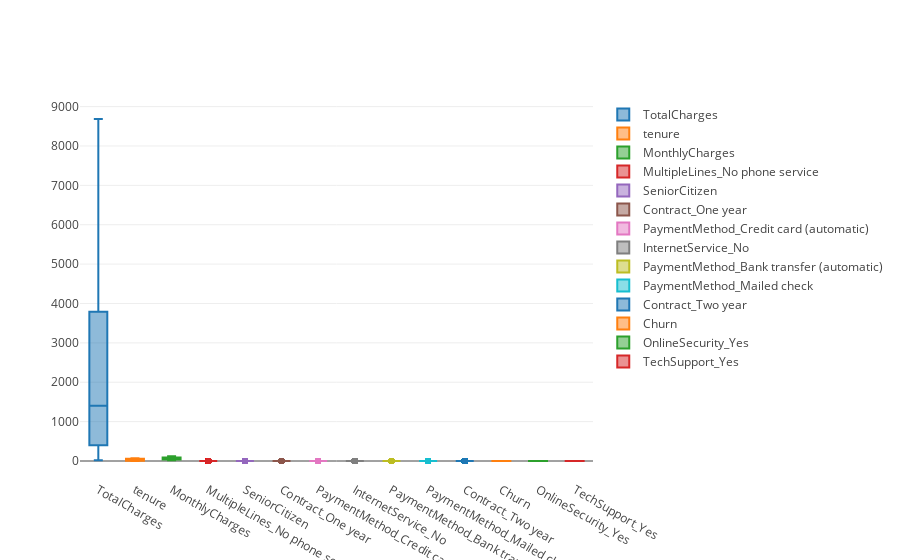

Notebook code cell kept with this figure:
### Code cell
data = trace
plotly.offline.iplot(data)

### Figure 1 — Plotly figure (JSON) as saved in the notebook; plotly's stock layout.template omitted (floating-point values rounded to 4 significant figures; data arrays with more than 128 entries replaced by an {"elided": "..."} marker saying what was removed)
{"data": [{"name": "TotalCharges", "type": "box", "uid": "b5218cee-6250-4a29-a5bf-0a1199c863aa", "y": {"elided": "7043 float values"}}, {"name": "tenure", "type": "box", "uid": "98e4aa7a-aaed-4205-b87b-1c5cffd8300f", "y": {"elided": "7043 int values"}}, {"name": "MonthlyCharges", "type": "box", "uid": "fd5e18c3-d363-4ded-ba35-07e2d536e482", "y": {"elided": "7043 float values"}}, {"name": "MultipleLines_No phone service", "type": "box", "uid": "65300005-b95e-41ad-b0a3-afbdfbae2553", "y": {"elided": "7043 int values"}}, {"name": "SeniorCitizen", "type": "box", "uid": "4fe20227-0297-4ca9-93cf-81005a1ae44d", "y": {"elided": "7043 int values"}}, {"name": "Contract_One year", "type": "box", "uid": "20d591b4-afae-4724-a24b-b08e58c238b9", "y": {"elided": "7043 int values"}}, {"name": "PaymentMethod_Credit card (automatic)", "type": "box", "uid": "9605b3e9-99a7-49ce-af0e-cdc8fc726ace", "y": {"elided": "7043 int values"}}, {"name": "InternetService_No", "type": "box", "uid": "61afabfc-6a68-4e3b-abdb-c627f6820aab", "y": {"elided": "7043 int values"}}, {"name": "PaymentMethod_Bank transfer (automatic)", "type": "box", "uid": "03ecda2e-cbc2-4e4d-810e-4d1cb8cf6e27", "y": {"elided": "7043 int values"}}, {"name": "PaymentMethod_Mailed check", "type": "box", "uid": "e6319ca9-4d12-4080-a348-4dca4ef87cc7", "y": {"elided": "7043 int values"}}, {"name": "Contract_Two year", "type": "box", "uid": "163f2d04-1fc3-4d5a-aed9-c67ec618e0b1", "y": {"elided": "7043 int values"}}, {"name": "Churn", "type": "box", "uid": "973662aa-d67f-4d53-b8dc-ea7c6912ba20", "y": {"elided": "7043 int values"}}, {"name": "OnlineSecurity_Yes", "type": "box", "uid": "5d98a95f-1cb8-4125-a469-bc56dda5b101", "y": {"elided": "7043 int values"}}, {"name": "TechSupport_Yes", "type": "box", "uid": "218f3259-8414-4eee-882f-73fbbbe0462f", "y": {"elided": "7043 int values"}}], "layout": {}}
